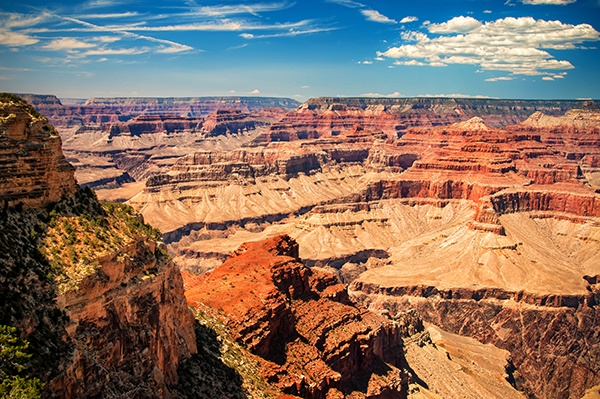
#> input picture Part_3_ImageBasics/new.jpg, 600 x 399 px
$ python imagebasics.py
#> lines starting #> are read from the running program, lines starting #| are printed output that depends on the picture; after the words box and inside, x2 and y2 are one past the last pixel; in counts of white or black regions, pixels touching at a corner belong together
import cv2
import numpy as np

img = cv2.imread("./new.jpg")
#> img is the input picture: shape (399, 600, 3); mean B, G, R 97.6, 113.2, 138.3

cv2.imshow("image",img)

print(img.shape)
#| (399, 600, 3)


# get  height,weight
h,w = img.shape[:2]
#> h = 399; w = 600
print("height => ",h)
#| height =>  399
print("width => ",w)
#| width =>  600


# get the b,g,r value at pixel (0,0)
b,g,r = img[0,0]
#> b = 114; g = 71; r = 4
print("pixel at (0,0) is Blue:{b},Green:{g},Red:{r}".format(b=b,g=g,r=r))
#| pixel at (0,0) is Blue:114,Green:71,Red:4


#change the value of (0,0) to red
# for blue use (255,0,0)
# for green use (0,255,0)

img[0,0] = (0,0,255)
#> img: shape (399, 600, 3); under 0.01% of pixels changed, all inside (x1, y1, x2, y2) = (0, 0, 1, 1)
b,g,r = img[0,0]
#> b = 0; g = 0; r = 255
print("pixel at (0,0) is Blue:{b},Green:{g},Red:{r}".format(b=b,g=g,r=r))
#| pixel at (0,0) is Blue:0,Green:0,Red:255
cv2.imshow("image with red at (0,0) ",img)


#get the centre point,, so now the image is divided into four parts,
#top_left, top_right, bottom_left, Bottom_right

X,Y = w//2,h//2
#> X = 300; Y = 199

top_left = img[0:Y,0:X]
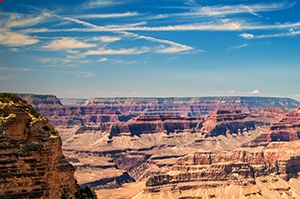
#> top_left: shape (199, 300, 3); mean B, G, R 135.3, 129.2, 124.6
cv2.imshow("top left Corner ",top_left)

top_right = img[0:Y,X:w]
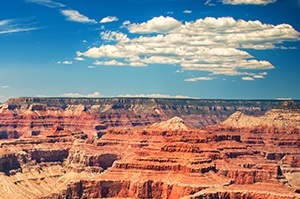
#> top_right: shape (199, 300, 3); mean B, G, R 134.3, 133.9, 139.7
cv2.imshow("top right corner ",top_right)

bottom_left = img[Y:h,0:X]
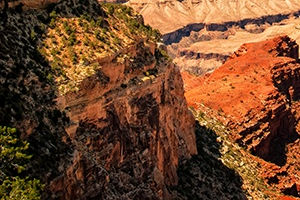
#> bottom_left: shape (200, 300, 3); mean B, G, R 42.1, 70.7, 112.2
cv2.imshow("bottom left Corner ",bottom_left)

bottom_right = img[Y:h,X:w]
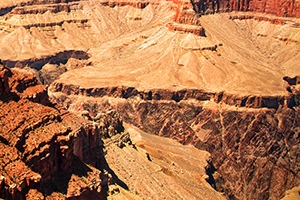
#> bottom_right: shape (200, 300, 3); mean B, G, R 79.2, 119.2, 176.7
cv2.imshow("bottom right corner ",bottom_right)

k = cv2.waitKey(0) & 0xFF
#> (key Esc is pressed here)

#pres ESC to exit
if k==27:
    cv2.destroyAllWindows()

elif k == ord("s"):
    cv2.imwrite("top_left.jpg",top_left)
    cv2.imwrite("top_right.jpg",top_right)
    cv2.imwrite("bottom_left.jpg",bottom_left)
    cv2.imwrite("bottom_right.jpg",bottom_right)
    cv2.destroyAllWindows()
